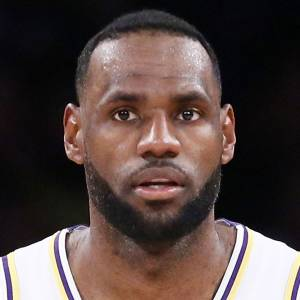
#> input picture opencv_face_detection/face_det_pic/lebron_james.jpg, 300 x 300 px
$ python face_det_pic.py
#> lines starting #> are read from the running program, lines starting #| are printed output that depends on the picture; after the words box and inside, x2 and y2 are one past the last pixel; in counts of white or black regions, pixels touching at a corner belong together
#> further down, image is the input picture: shape (300, 300, 3); mean B, G, R 65.5, 68.7, 84.1
# face detection from picture haar cascade

import cv2 # importing opencv (it means open source computer vision)

# importing haar cascade classifier
face_cascade = cv2.CascadeClassifier('haarcascade_frontalface_default.xml')
eye_cascade = cv2.CascadeClassifier('haarcascade_eye.xml')

def detect(frame):
    # converting BGR to RGB ıt means converting ıts normal color
    gray = cv2.cvtColor(frame, cv2.COLOR_BGR2GRAY)
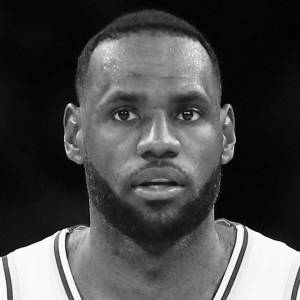
#> gray: shape (300, 300); min 0, max 255, mean 72.9
    # converting BGR to gray
    faces = face_cascade.detectMultiScale(gray, 1.3, 5) # common scale
#> faces = [[65, 39, 188, 188]]

    for (x, y, w, h) in faces:
        cv2.rectangle(frame, (x, y), (x+w, y+h), (255, 0, 0), 2)
        # drawing rectangle placement -> image, beginning, finish, color, thickness
        roi_gray = gray[y:y+h, x:x+w] # border rectangle
        roi_color = frame[y:y+h, x:x+w] # border rectangle
        eyes = eye_cascade.detectMultiScale(roi_gray, 1.1, 3) # common scale

        for (ex, ey, ew, eh) in eyes:
            cv2.rectangle(roi_color, (ex, ey), (ex+ew, ey+eh), (0, 255, 0), 2) # drawing rectangle
#> this loop made 1 pass
#> (x, y, w, h, eyes) on pass 1: (65, 39, 188, 188, [[37, 57, 38, 38], [101, 55, 40, 40]])
#> pass 1, in detect, `roi_gray = gray[y:y+h, x:x+w]`:
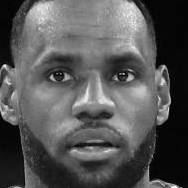
#> roi_gray: shape (188, 188); min 0, max 253, mean 85.8
#> pass 1, in detect, `roi_color = frame[y:y+h, x:x+w]`:
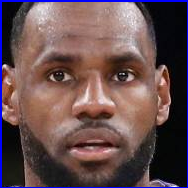
#> roi_color: shape (188, 188, 3); mean B, G, R 79.8, 77.6, 101.9
#> after the loop:
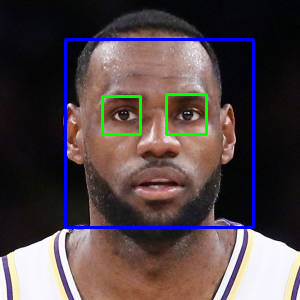
#> frame: shape (300, 300, 3); 3.53% of pixels changed, all inside (x1, y1, x2, y2) = (64, 38, 255, 229)
#> after the loop:
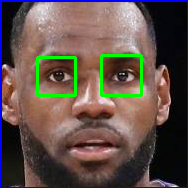
#> roi_color: shape (188, 188, 3); 2.63% of pixels changed, all inside (x1, y1, x2, y2) = (36, 54, 143, 97)

    return frame

image = cv2.imread("lebron_james.jpg") # reading image
image = detect(frame=image) # called the function
cv2.imwrite('lebron_output.jpg', image) # save new image
